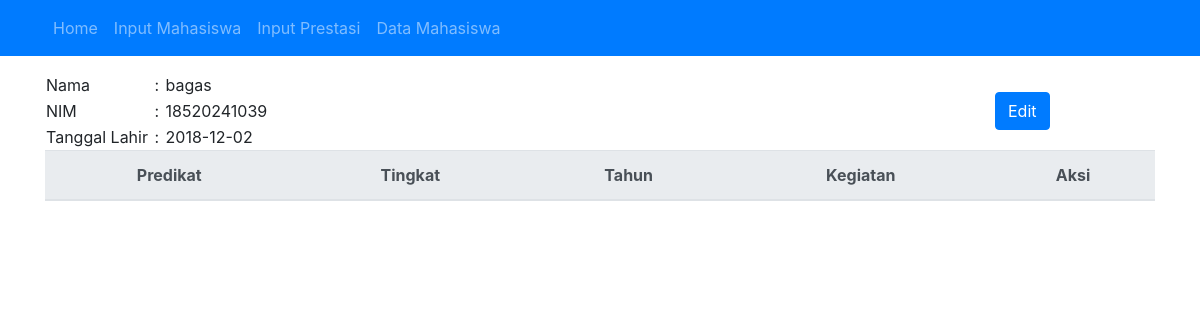
Screenshot of /detail.php?q=18520241039 with the database file from the repository.
### tables this page shows
CREATE TABLE `mahasiswa` (
  `NIM` bigint(15) NOT NULL,
  `Nama` text NOT NULL,
  `TTL` date NOT NULL
);

### detail.php (the view, shortened to what this page needs)
<?php require('header.php'); ?>
<div class="container">
    <?php
    require('koneksi.php');
    $q = $_GET['q'];
    $sql_data = "select * from mahasiswa where NIM='" . $q . "';";
    $result_data = $conn->query($sql_data);
    ?>
    <div class="row">
        <div class="col-sm-10">
        <table>
            <tbody>
            <?php
            $datas = [];
            while ($row = $result_data->fetch_assoc()) {
                $datas[] = $row;
            }
            ?>
            <tr>
                <td>Nama</td>
                <td> &nbsp;:&nbsp;</td>
                <td><?php echo $datas[0]['Nama'] ?></td>
            <tr>
            <tr>
                <td>NIM</td>
                <td> &nbsp;:&nbsp;</td>
                <td><?php echo $datas[0]['NIM'] ?></td>
            <tr>
            <tr>
                <td>Tanggal Lahir</td>
                <td> &nbsp;:&nbsp;</td>
                <td><?php echo $datas[0]['TTL'] ?></td>
            </tbody>
        </table>
    </div>
    <div class="col-sm-2" style="padding-top:20px">
       <a href="editmahasiswa.php?nim=<?php echo $datas[0]['NIM']?>"> <button class='btn btn-primary' >Edit</button>
    </a>
    </div>
    </div>
    <table class="table">
        <thead class="thead-light">
            <th class="text-center">Predikat</th>
            <th class="text-center">Tingkat</th>
            <th class="text-center">Tahun</th>
            <th class="text-center">Kegiatan</th>
            <th class="text-center">Aksi</th>
        </thead>
    </table>
</div>
<?php require('footer.php') ?>

### header.php (style rules this page uses)
body { padding-bottom: 1em; }

### rows the page displays
mahasiswa: Nama "bagas", NIM "18520241039", TTL "2018-12-02"
